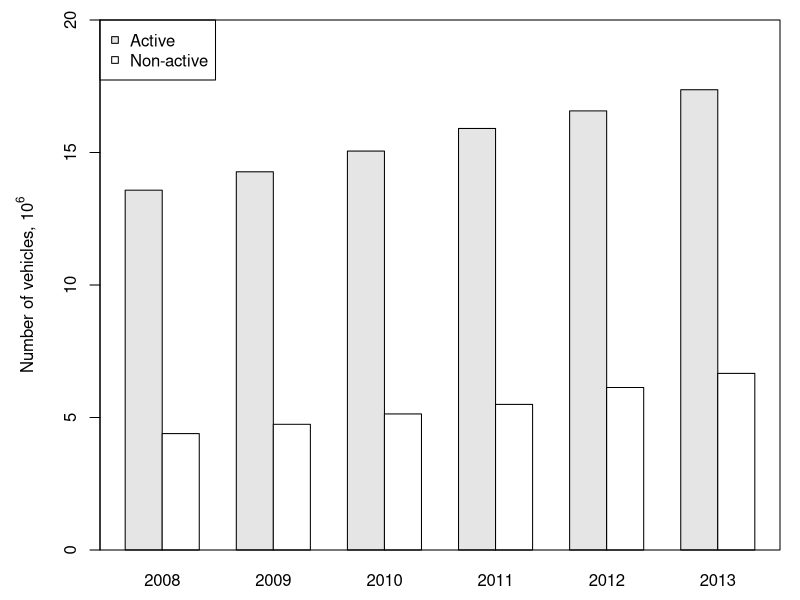

The R source for this figure:
# Import data
active_non_active <- read.csv('data/active_non_active.csv',sep=',',header=TRUE)

#do transpose
active_non_active <- t(active_non_active)

#rename header[row,column],using 1st row
colnames(active_non_active) <- active_non_active[1,]

#remove 1st row,-1 remove 1st row
active_non_active <- active_non_active[-1,]

# To plot the barplot
png(filename='fig/fig_2_active_non_active.png',height=8,width= 16,units='cm',
    res = 400)

# To set margins and legend position
par(xpd=TRUE,mar=c(2.5,5,1,1))
barplot(active_non_active/1000000,
        ylab=expression(paste("Number of vehicles, 10"^"6")),
        beside = TRUE,col=c('grey90','white'),
        names=c('2008','2009','2010','2011','2012','2013'),ylim =c(0,20),
        xlab = 'Year')
legend('topleft',col=c('black','black'),pt.bg=c('grey90','white'),pch=c(22,22),
       legend=c('Active','Non-active'))
#box for barplot
box()

dev.off()



